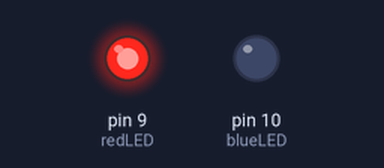
The sketch below on a simulated Arduino Uno, built with avr-gcc and run on an emulated ATmega328P. On the bench: output pins drawn as LEDs (lit = HIGH).

Above: at 0.1 s.
At 4.6 s:
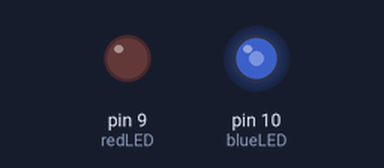
At 6.7 s:
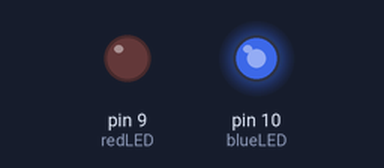
At 9.2 s:
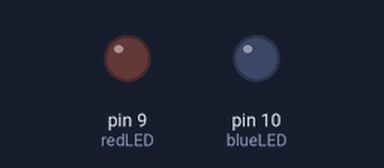
Timing chart, 0 to 10.7 s (numbered marks = the images above):
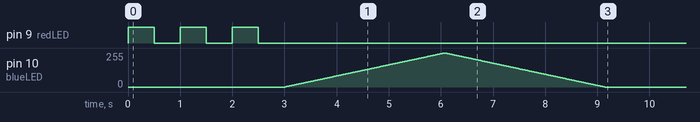

The sketch:

Simple_Fall_2019.ino
```cpp
int blueLED = 10;              // pin for the blue LED
int redLED = 9;               // pin for the red LED
int waitTime = 500;   // variable used for intervals between blinks

void setup() {
  pinMode (blueLED, OUTPUT);
  pinMode (redLED, OUTPUT);

    for (int i = 1; i <= 3 ; i++) {
    digitalWrite (redLED, HIGH);
    delay (waitTime);
    digitalWrite (redLED, LOW);
    delay (waitTime);
  }

  for (int i = 0; i <= 255; i++){
    analogWrite (blueLED, i);
    delay (12);
  }

  for (int i = 255; i >= 0; i--){
    analogWrite (blueLED, i);
    delay (12);
  }

}

void loop() {

}
```
